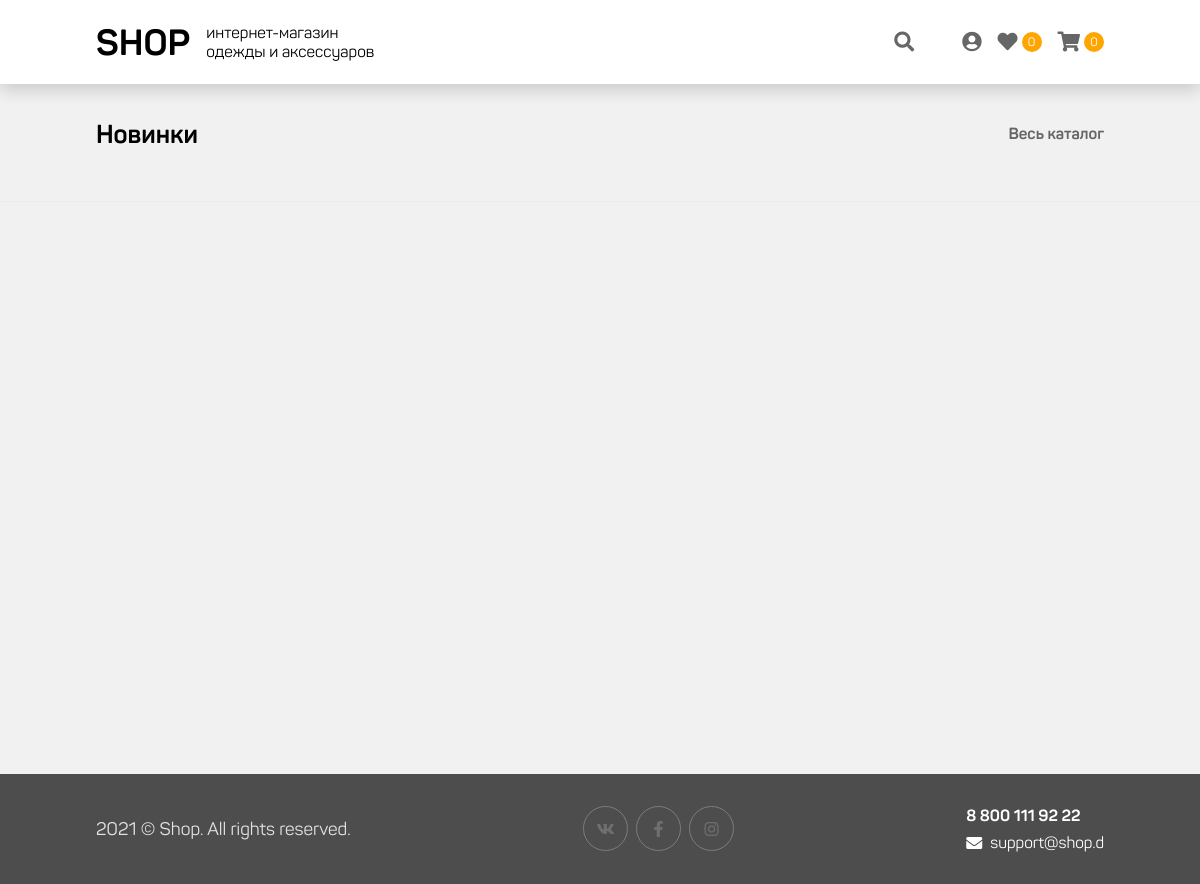
/, run on an earlier commit of the app's database.
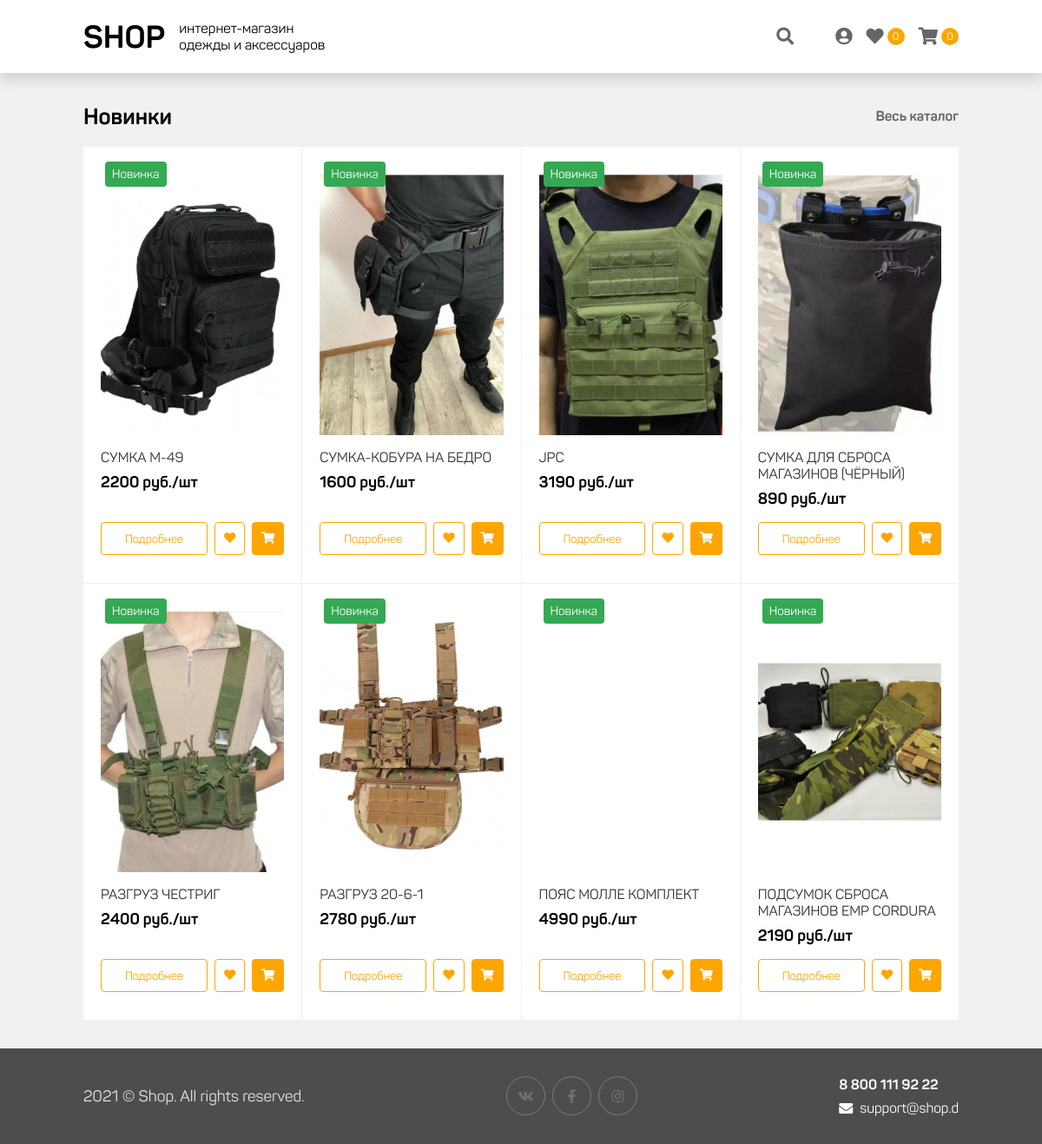
And on a later commit of the database.
### tables this page shows
CREATE TABLE `product` (
  `id` int NOT NULL,
  `name` varchar(120) NOT NULL,
  `photo` varchar(120) NOT NULL,
  `description` text NOT NULL,
  `price` int NOT NULL,
  `on_sale` enum('y','n') NOT NULL DEFAULT 'y'
);

### core/Base/View.php (called while the page is built, shortened)
<?php
abstract class View {
    protected string $template_name = "main";
    protected array $page_options = [];
    public function setup(string $name, string $template = "main"){
        $this->template_name = $template;
    }
    public function addOption($name, $value) : void{
        $this->page_options[$name] = $value;
    }
    public function render(){
        $path_template = __ROOTDIR__ . "/app/interface/template/" . $this->template_name . ".php";
        extract($this->page_options);
        require_once $path_template;
    }
}

### app/View/Home.php (called while the page is built, shortened)
<?php
class Home extends \Core\Base\View {
    public function index($products){
        $this->render();
    }
}

### app/Model/Home.php (called while the page is built, shortened)
<?php
class Home extends \Core\Base\Model {
    public function __construct($db_config_name = "db") {
        $this->view = new \App\View\Home();
    }
    public function index(){
        $products = $this->db->query("SELECT name, photo, price, id FROM product ORDER BY id DESC LIMIT 8");
        $this->view->index($products);
    }
}

### app/Controller/Home.php (called while the page is built, shortened)
<?php
class Home extends \Core\Base\Controller {
    public function __construct(){
        $this->model = new \App\Model\Home();
    }
    public function index(){
        $this->model->index();
    }
}

### core/Main/Router/Route.php (called while the page is built, shortened)
<?php
class Route {
    protected Controller $controller;
    protected string $method_name;
    public function __construct($route) {
        $this->controller = new $className();
        $this->method_name = $route["function"];
    }
    public function launch() : void{
        $this->controller->{$this->method_name}();
        exit();
    }
}

### app/Application.php (called while the page is built, shortened)
<?php
class Application {
    protected Router $router;
    public function __construct(){
        $routesList = (strtolower($_SERVER["REQUEST_METHOD"]) == "get") ? Config::load("frontRoutes") : Config::load("apiRoutes");
        $this->router = new Router($routesList);
    }
    public function launch(){
        $temp_route = $this->router->getRoute();
        $temp_route->launch();
    }
}

### core/bootstrap.php (called while the page is built, shortened)
<?php
$app = new \App\Application();
$app->launch();

### index.php (called while the page is built, shortened)
<?php
require_once "core/bootstrap.php";

### core/Main/Database/Connection.php (called while the page is built, shortened)
<?php
class Connection {
    private PDO $pdo;
    public function __construct(string $config_name = "db") {
        $config = Config::load($config_name);
        try{
            $opt = [
                PDO::ATTR_DEFAULT_FETCH_MODE => PDO::FETCH_ASSOC
            ];
            $this->pdo = new PDO($config['driver'].':host='.$config['host'].';dbname='.$config['name'].';charset='.$config['charset'], $config['user'], $config['password'], $opt);
        }catch (\PDOException $e){
            ErrorPage::page422()->launch();
        }
    }
    public function query($sql, array $params = []): array {
        $sth = $this->pdo->prepare($sql);
        $sth->execute($params);
        return $sth->fetchAll();
    }
}

### core/Utils/Config.php (called while the page is built, shortened)
<?php
class Config {
    public static function load($name){
        $path = __ROOTDIR__."/app/config/".$name.".json";
        if(file_exists($path)){
            try{
                return json_decode(file_get_contents($path), true);
            }catch (\Exception $e){
                Answer::error($e->getMessage());
            }
        }
    }
}

### core/Base/Model.php (called while the page is built, shortened)
<?php
abstract class Model {
    public function __construct($db_config_name = "db") {
        $this->db = new Connection($db_config_name);
    }
}

### app/interface/page/main.php (the view, shortened to what this page needs)
<section id="best-deals">
    <div class="container">
        <div class="section-title">
            <h3 class="text">Новинки</h3>
            <ul class="submenu">
                <li><a href="/search">Весь каталог</a></li>
            </ul>
        </div>
        <div class="content catalog-container">
            <?php foreach($products as $product): ?>
            <div class="product" data-product='{"id": "<?=$product['id']?>", "name": "<?=$product['name']?>", "price": "<?=$product['price']?>", "photo": "<?=$product['photo']?>"}'>
                <div class="product-wrapper">
                    <div class="image" style="background-image: url('<?=$product['photo']?>');">
                        <p class="tag new">Новинка</p>
                    </div>
                    <div class="details">
                        <h3 class="name"><?=$product['name']?></h3>
                        <p class="price"><?=$product['price']?> руб./шт</p>
                    </div>
                    <div class="submenu">
                        <div class="actions">
                            <button class="btn" onclick="location.href='/product/<?=$product['id']?>/';">Подробнее</button>
                            <button class="btn icon event-add-favorite" data-id="<?=$product['id']?>"><i class="fas fa-heart"></i></button>
                            <button class="btn icon filled event-add-cart" data-id="<?=$product['id']?>"><i class="fas fa-shopping-cart"></i></button>
                        </div>
                    </div>
                </div>
            </div>
            <?php endforeach; ?>
        </div>
    </div>
</section>

### app/interface/template/main.php (shortened to what this page needs)
<html lang="ru">
<head>
    <link rel="stylesheet" href="/app/interface/res/css/fontawesome.min.css">
    <link rel="stylesheet" href="/app/interface/res/css/fonts.css">
    <link rel="stylesheet" href="/app/interface/res/css/animation.css">
    <link rel="stylesheet" href="/app/interface/res/css/popup.css">
    <link rel="stylesheet" href="/app/interface/res/css/main.css">
    <link rel="stylesheet" href="/app/interface/res/css/adaptive.css">
    <link rel="stylesheet" href="/app/interface/res/css/template.css">
</head>
<body>
    <div id="page-wrapper">
        <header id="header-wrapper">
            <div class="container">
                <div class="header-logotype">
                    <a href="<?php echo ($SYS_LEVELACCESS > 0) ? "/" : "/admin/";?>" class="symbol">SHOP</a>
                    <p class="text">интернет-магазин<br>одежды и аксессуаров</p>
                </div>
                <nav id="header-wrapper-navigation" class="header-navigation">
                    <ul>
                        <li class="search" onclick="search_show()">
                            <i class="fas fa-search"></i>
                        </li>
                        <li onclick="<?php if(!$AUTH){echo 'popup_auth()';}else{echo "location.href='/profile/';";}?>">
                            <i class="fas fa-user-circle"></i>
                        </li>
                        <?php if($SYS_LEVELACCESS > 0){ ?>
                        <li>
                            <a href="/favorite/">
                                <i class="fas fa-heart"></i>
                                <p class="count" id="favorite-count-text">0</p>
                            </a>
                        </li>
                        <li class="cart">
                            <div class="li-body">
                                <i class="fas fa-shopping-cart"></i>
                                <p class="count" id="cart-count-text">0</p>
                            </div>
                        </li>
                        <?php } ?>
                    </ul>
                </nav>
            </div>
        </header>
        <main id="main-wrapper">
            <?php require_once $path_page; ?>
        </main>
        <footer id="footer-wrapper">
            <div class="container">
                <div class="column logotype">
                    <p class="text">2021 © Shop. All rights reserved.</p>
                </div>
                <div class="column social-icons">
                    <a class="icon" href="#" target="__blank"><i class="fab fa-vk"></i></a>
                    <a class="icon" href="#" target="__blank"><i class="fab fa-facebook-f"></i></a>
                    <a class="icon" href="#" target="__blank"><i class="fab fa-instagram"></i></a>
                </div>
                <div class="column contacts">
                    <p class="text"><b>8 800 111 92 22</b></p>
                    <p class="text"><i class="fas fa-envelope"></i> support@shop.d</p>
                </div>
            </div>
        </footer>
    </div>
</body>
</html>

### app/interface/res/css/popup.css (style rules this page uses)
#page-wrapper { height: 100%; position: relative; margin-top: 84px; }

### app/interface/res/css/main.css (style rules this page uses)
* { margin: 0; padding: 0; border: 0; outline: 0; box-sizing: border-box; font-family: 'Panton', sans-serif; }
.container { max-width: 1024px; width: 100%; padding: 0 8px; margin: 0 auto; }
a { color: inherit; text-decoration: none; }
ul { list-style: none; }
body { background-color: #f1f1f1; overflow: hidden; }
#header-wrapper { background-color: #fff; user-select: none; position: fixed; top: 0; left: 0; right: 0; z-index: 100; box-shadow: 0px 6px 16px rgba(0, 0, 0, 0.16) }
#header-wrapper > .container { display: flex; align-items: center; justify-content: space-between; }
#header-wrapper .header-logotype { display: flex; align-items: center; }
#header-wrapper .header-logotype .symbol { font-size: 36px; font-weight: 600; }
#header-wrapper .header-logotype .text { margin-left: 16px; }
#header-wrapper .header-navigation { padding: 0; display: block; }
#header-wrapper .header-navigation ul { display: flex; align-items: center; grid-gap: 16px; }
#header-wrapper .header-navigation ul .search { margin-right: 32px; }
#header-wrapper .header-navigation ul li { cursor: pointer; color: #666; font-size: 20px; transition: color 0.2s; display: flex; align-items: center; height: 100%; padding: 32px 0px; }
#header-wrapper .header-navigation ul li a { display: flex; align-items: center; }
#header-wrapper .header-navigation ul li .count { border-radius: 100%; background-color: orange; color: #FFF; height: 20px; width: 20px; font-size: 12px; margin-left: 4px; display: flex; align-items: center; justify-content: center; }
#header-wrapper .header-navigation ul .cart { position: relative; }
#header-wrapper .header-navigation ul .cart .li-body { display: flex; align-items: center; }
#main-wrapper { min-height: calc(100% - 110px); }
#main-wrapper section { padding: 32px 0px; border-bottom: 1px solid #ececec; }
#main-wrapper section .section-title { font-size: 22px; font-weight: 600; display: flex; align-items: center; justify-content: space-between; }
#main-wrapper section .section-title > .submenu { display: flex; align-items: center; grid-gap: 16px; }
#main-wrapper section .section-title > .submenu li { color: #666; font-size: 16px; cursor: pointer; border-bottom: 2px solid transparent; padding: 8px 0; transition: border 0.3s; }
#main-wrapper section .content { margin-top: 16px; }
#footer-wrapper { background-color: #4D4D4D; color: #fff; padding: 32px; height: 110px; }
#footer-wrapper .container { display: flex; justify-content: space-between; }
#footer-wrapper .column { display: flex; flex-direction: column; grid-gap: 8px; }
#footer-wrapper .column.logotype { justify-content: center; }
#footer-wrapper .column.logotype .text { font-size: 18px; color: #E2E2E2; }
#footer-wrapper .column.social-icons { flex-direction: row; }
#footer-wrapper .column.social-icons .icon { padding: 8px; border: 1px solid #7C7C7C; color: #6F6F6F; border-radius: 100%; width: 45px; height: 45px; display: flex; align-items: center; justify-content: center; cursor: pointer; transition: 0.3s color, 0.3s border; }
#footer-wrapper .column.contacts i { margin-right: 8px; }
#footer-wrapper .column.contacts .text { display: flex; align-items: center; }
.btn { background-color: #FFF; border-radius: 4px; border: 1px solid orange; color: orange; padding: 10px; cursor: pointer; transition: 0.3s background, 0.3s color, 0.3s border; }
.btn i { margin-right: 4px; }
.btn.filled { background-color: orange; color: #FFF; }

What changed in the data, as far as the page shows it:
added product: photo (picture), name "СУМКА М-49", price "2200"
added product: photo (picture), name "СУМКА-КОБУРА НА БЕДРО", price "1600"
added product: photo (picture), name "JPC", price "3190"
added product: photo (picture), name "СУМКА ДЛЯ СБРОСА МАГАЗИНОВ (ЧЁРНЫЙ)", price "890"
added product: photo (picture), name "РАЗГРУЗ ЧЕСТРИГ", price "2400"
added product: photo (picture), name "РАЗГРУЗ 20-6-1", price "2780"
added product: name "ПОЯС МОЛЛЕ КОМПЛЕКТ", price "4990"
added product: photo (picture), name "ПОДСУМОК СБРОСА МАГАЗИНОВ ЕМР CORDURA", price "2190"
